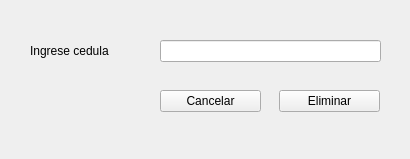
<?xml version="1.0" encoding="UTF-8"?>
<ui version="4.0">
 <class>Ventana_cliente_del</class>
 <widget class="QWidget" name="Ventana_cliente_del">
  <property name="geometry">
   <rect>
    <x>0</x>
    <y>0</y>
    <width>410</width>
    <height>159</height>
   </rect>
  </property>
  <property name="windowTitle">
   <string>Form</string>
  </property>
  <widget class="QLabel" name="label">
   <property name="geometry">
    <rect>
     <x>30</x>
     <y>40</y>
     <width>111</width>
     <height>21</height>
    </rect>
   </property>
   <property name="text">
    <string>Ingrese cedula</string>
   </property>
  </widget>
  <widget class="QLineEdit" name="entry_cedula">
   <property name="geometry">
    <rect>
     <x>160</x>
     <y>40</y>
     <width>221</width>
     <height>22</height>
    </rect>
   </property>
   <property name="contextMenuPolicy">
    <enum>Qt::DefaultContextMenu</enum>
   </property>
  </widget>
  <widget class="QPushButton" name="pushButton">
   <property name="geometry">
    <rect>
     <x>279</x>
     <y>90</y>
     <width>101</width>
     <height>22</height>
    </rect>
   </property>
   <property name="text">
    <string>Eliminar</string>
   </property>
  </widget>
  <widget class="QPushButton" name="pushButton_2">
   <property name="geometry">
    <rect>
     <x>160</x>
     <y>90</y>
     <width>101</width>
     <height>22</height>
    </rect>
   </property>
   <property name="text">
    <string>Cancelar</string>
   </property>
  </widget>
 </widget>
 <resources/>
 <connections/>
</ui>
